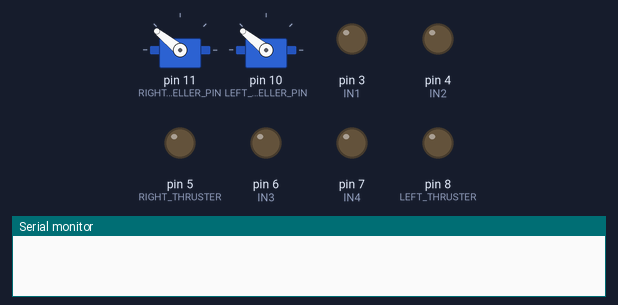
A sketch run on a simulated Arduino Mega 2560, built with avr-gcc and run on an emulated ATmega2560. Shown: 2 × servo, output pins drawn as LEDs (lit = HIGH), the last lines printed to the serial monitor.

Above: at 0.05 s.
At 2.0 s:
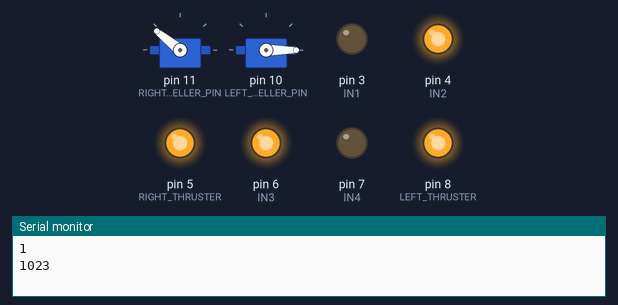
Timing chart, 0 to 3.0 s (numbered marks = the images above):
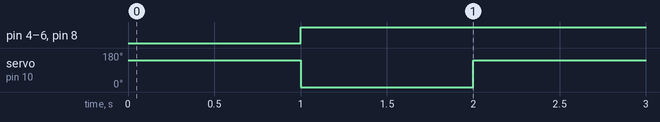

The sketch:

sketch_feb06a.ino
```cpp
#include <Servo.h>

#define RIGHT_PROPELLER_PIN 11
#define LEFT_PROPELLER_PIN 10
#define CH3_PIN 50
#define CH2_PIN 48
#define CH1_PIN 46
#define LEFT_THRUSTER 8
#define RIGHT_THRUSTER 5
#define IN1 3
#define IN2 4
#define IN3 6
#define IN4 7
#define JOYSTICK_MAX 1900
#define JOYSTICK_MIN 1000
#define JOYSTICK_MID 1450

int ch3;
int ch2;
int ch1;

char readValue[32];

Servo rightPropeller;
Servo leftPropeller;

void setup() {
  // put your setup code here, to run once:
  Serial.begin(115200);
  rightPropeller.attach(RIGHT_PROPELLER_PIN);
  leftPropeller.attach(LEFT_PROPELLER_PIN);
  pinMode(RIGHT_THRUSTER, OUTPUT);
  pinMode(LEFT_THRUSTER, OUTPUT);
  pinMode(IN1, OUTPUT);
  pinMode(IN2, OUTPUT);
  pinMode(IN3, OUTPUT);
  pinMode(IN4, OUTPUT);
}

void loop() {
  leftPropeller.writeMicroseconds(2000);
  rightPropeller.writeMicroseconds(2000);
  delay(1000);
  leftPropeller.writeMicroseconds(0);
  leftPropeller.writeMicroseconds(0);
  runThruster(1, 1023);
  delay(1000);
  leftPropeller.writeMicroseconds(2000);
  rightPropeller.writeMicroseconds(2000);
}

void runThruster(int mode, int power){
  if(mode == 0){
    Serial.println(0);
    digitalWrite(IN1, LOW);
    digitalWrite(IN2, LOW);
    digitalWrite(IN3, LOW);
    digitalWrite(IN4, LOW);
  }
  else if(mode == 1){
    Serial.println(1);
    digitalWrite(IN1, LOW);
    digitalWrite(IN2, HIGH);
    digitalWrite(IN3, HIGH);
    digitalWrite(IN4, LOW);
    analogWrite(RIGHT_THRUSTER, abs(power));
    analogWrite(LEFT_THRUSTER, abs(power));
    Serial.println(abs(power));
  }
  else if(mode == 2){
    Serial.println(2);
    digitalWrite(IN1, HIGH);
    digitalWrite(IN2, LOW);
    digitalWrite(IN3, LOW);
    digitalWrite(IN4, HIGH);
    analogWrite(RIGHT_THRUSTER, abs(power));
    analogWrite(LEFT_THRUSTER, abs(power));
    Serial.println(abs(power));
  }
}
```

Measured:
- by itself, pin 4 (IN2), pin 5 (RIGHT_THRUSTER), pin 6 (IN3), pin 8 (LEFT_THRUSTER): LOW → HIGH at 1.0 s
- by itself, servo on pin 10 (LEFT_PROPELLER_PIN): alternates 141° for 1.0 s and 0° for 1.0 s
